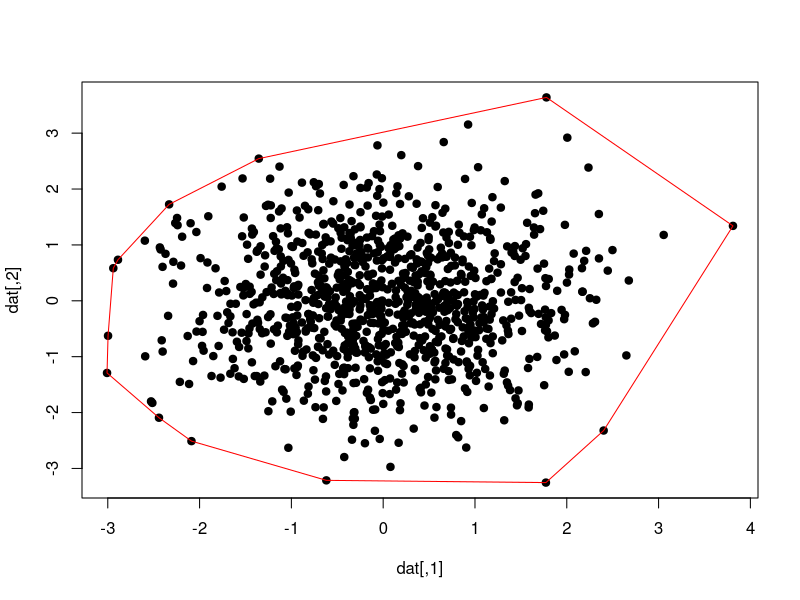

Reproduce this figure in R. (Note: this script raises an error after producing the figure.)
set.seed(1)
dat <- matrix(stats::rnorm(2000), ncol = 2)
ch <- chull(dat)
coords <- dat[c(ch, ch[1]), ]  # closed polygon

plot(dat, pch=19)
lines(coords, col="red")

poly_fil <- M_haag_alb_bios_pca_genetic %>%
  dplyr::filter(Long > -102)
  

dat <- matrix(cbind(poly_fil$Long, poly_fil$Lat), ncol = 2)
ch <- chull(dat)
coords <- dat[c(ch, ch[1]), ]

plot(dat, pch=19)
lines(coords, col="red")

poly_coords <- data.frame(coords)

poly_coords <- poly_coords %>%
  rename(longitude = X1, latitude = X2)

write.csv(poly_coords, file = "../out/files/polygon.csv", row.names = FALSE)
